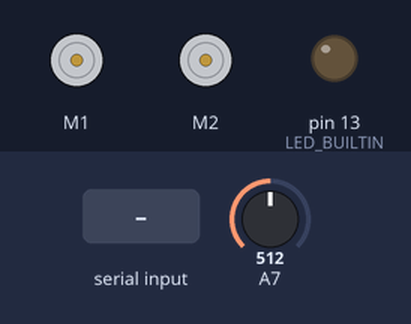
A sketch run on a simulated Arduino Uno, built with avr-gcc and run on an emulated ATmega328P. Parts: 2 × DC motor (green arrow = forward, orange = backward, longer = faster), output pins drawn as LEDs (lit = HIGH). The inputs (shaded band) are chosen by the test bench; at power-on: A7 = 512.

Above: at 1.2 s.
1.3 s: A7 set to 112
2.8 s: A7 set to 93
At 3.7 s:
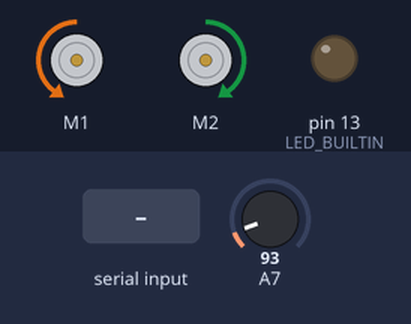
4.3 s: "1\n" received over Serial
At 4.8 s:
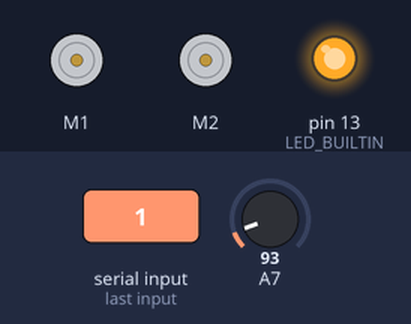
5.8 s: "0\n" received over Serial
At 7.0 s:
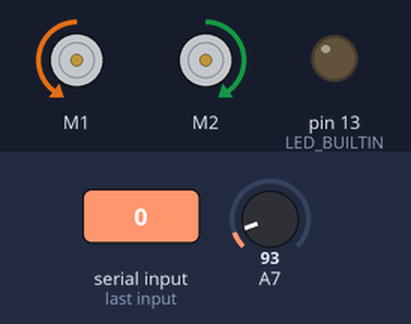
7.3 s: "2\n" received over Serial
At 8.3 s:
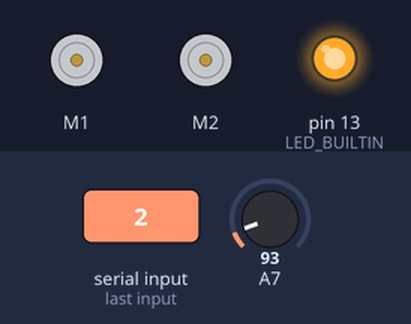
Timing chart, 0 to 9.8 s (numbered marks = the images above; inputs shaded):
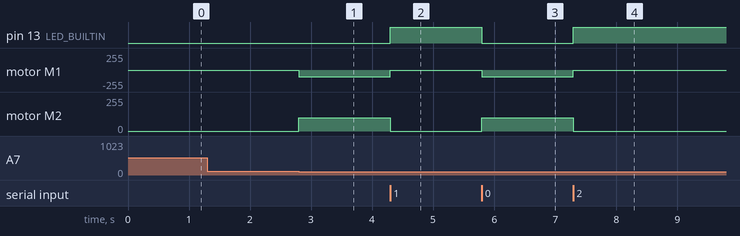

Measured:
- the behaviour switches between 101 and 100 on A7 (found by bisection; images 0 and 1)
- after the input at 1.3 s, every drawn part: stays the same
- after the input at 2.8 s, motor M1: stopped → backward 100/255 at once; motor M2: stopped → forward 100/255 at once
- after the input at 4.3 s, pin 13 (LED_BUILTIN): LOW → HIGH at once; motor M1: backward 100/255 → stopped at once; motor M2: forward 100/255 → stopped at once
- after the input at 5.8 s, pin 13 (LED_BUILTIN): HIGH → LOW at once; motor M1: stopped → backward 100/255 at once; motor M2: stopped → forward 100/255 at once
- after the input at 7.3 s, pin 13 (LED_BUILTIN): LOW → HIGH at once; motor M1: backward 100/255 → stopped at once; motor M2: forward 100/255 → stopped at once

The sketch:

AsciiTable2MBot.ino
```cpp
// No longer ascii table!

// define for USB; comment out for 2.4GHz
// #define TTYUSB

// Using the mbot fork at
// <https://github.com/nbourre/Makeblock-Libraries>, installed via the
// Library Manager
#include <MeMCore.h>

// === Motor and button ================================================

MeDCMotor MotorL(M1);
MeDCMotor MotorR(M2);

bool buttonWasPressed = false;
bool motorRunning = false;

void ToggleMotor()
{
  motorRunning = !motorRunning;
  const int mspeed = motorRunning ? 100 : 0;
  MotorL.run(-mspeed);
  MotorR.run(mspeed);
}

void checkButton()
{
  const bool buttonIsPressed = !(analogRead(7) > 100);  // incantation from factory firmware
  const bool shouldToggleMotor = buttonIsPressed && !buttonWasPressed;
  buttonWasPressed = buttonIsPressed;

  if(shouldToggleMotor) {
    ToggleMotor();
  }

}

// Custom serial-write routine.
// 115200 is ~8.7us per byte.  Cut the rate to give the wireless
// adapter time to keep up.

void swrite(int i)
{
  delayMicroseconds(20);
  Serial.write(i);
}

bool ledOn = false;

void setup() {
#ifdef TTYUSB
  //Initialize serial and wait for port to open:
  Serial.begin(9600);
  while (!Serial) {
    ; // wait for serial port to connect. Needed for native USB port only
  }
#else
  Serial.begin(115200, SERIAL_8N2);
#endif

#if 0
  swrite('>');
  Serial.flush();
#endif

  pinMode(LED_BUILTIN, OUTPUT);
  digitalWrite(LED_BUILTIN, LOW);

  MotorL.run(0);
  MotorR.run(0);
}

// === Serial port ======================================================

// Buffer
#define MAXBYTES (64)
char bytes[MAXBYTES];
int bytesRead = 0;  // XXX this can be 0 when stringReady, if the string was "\n"
bool stringReady = false;

// check the buffer for a motor command.
// Format is `Mlr`, where `l` is left-motor speed and `r` is right-motor
// speed.  Each is one ascii char, with `m` == 0.  So `Mmm` = stop.
void CheckMotorCommand()
{
  if(bytesRead < 3) {
    return;
  }

  if(bytes[0] != 'M') {
    return;
  }

  int lspeed = (int)bytes[1] - 'm';
  int rspeed = (int)bytes[2] - 'm';

  MotorL.run(lspeed);
  MotorR.run(rspeed);
}

// Print the buffer and reset it
void PrintAndReset()
{
#if 0
    swrite('=');
    for(int i=0; i<bytesRead; ++i) {
      swrite(bytes[i]);
    }

    swrite('\n');
    swrite('>');
    Serial.flush();
#endif

    bytesRead = 0;
    stringReady = false;

    // toggle LED
    ledOn = !ledOn;
    digitalWrite(LED_BUILTIN, ledOn ? HIGH : LOW);
}

// === main =============================================================

void loop()
{
  //digitalWrite(LED_BUILTIN, stringReady ? HIGH : LOW);

  if(stringReady) {
    //CheckMotorCommand();
    ToggleMotor();
    PrintAndReset();
  } else {
    checkButton();
  }
}

void serialEvent()
{
  while(Serial.available()) {
    auto ch = Serial.read();
    if((ch < 0) || (ch == '\n') || (ch == '\r')) {
      stringReady = true;
      return;
    }
    bytes[bytesRead++] = ch & 0x7f;
    if(bytesRead == MAXBYTES) {
      stringReady = true;
      return;
    }
  }
}
```
